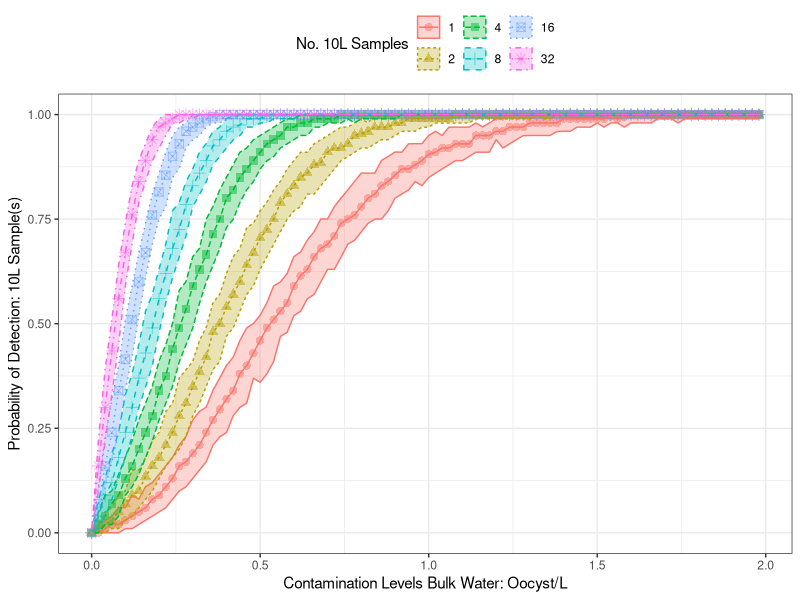
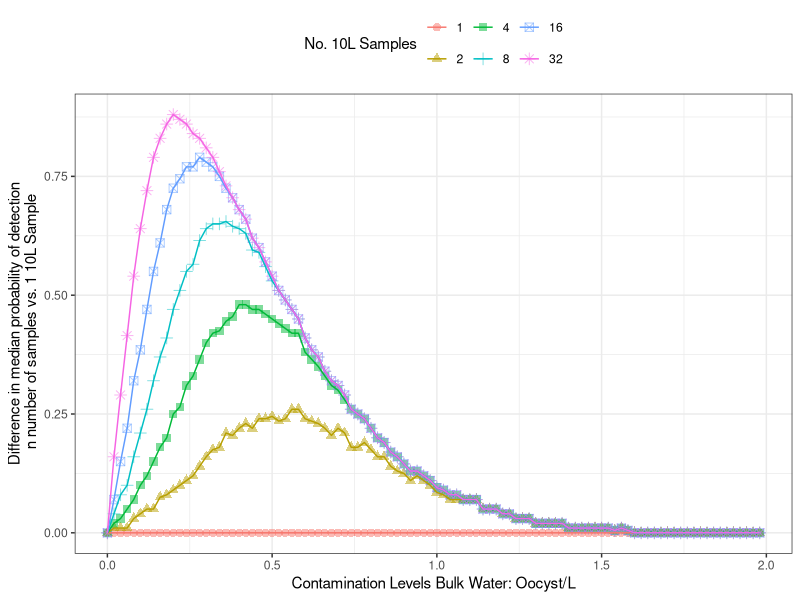
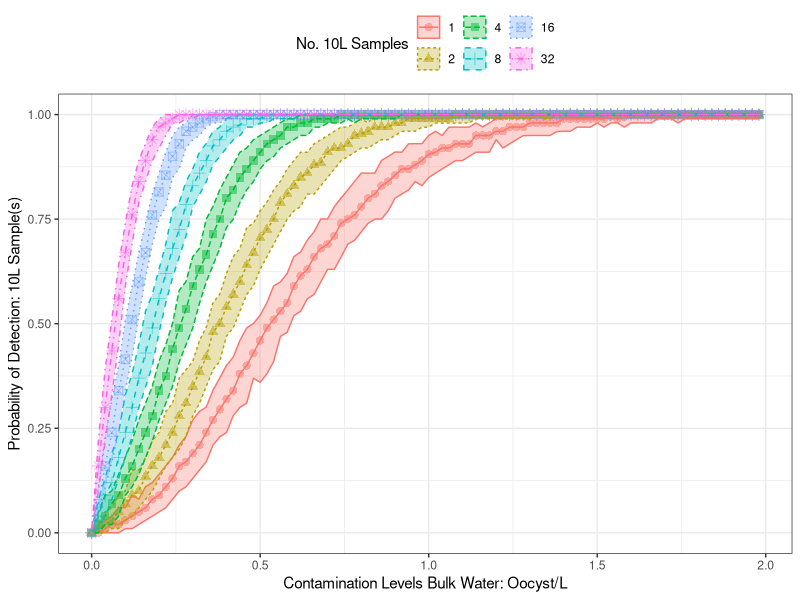
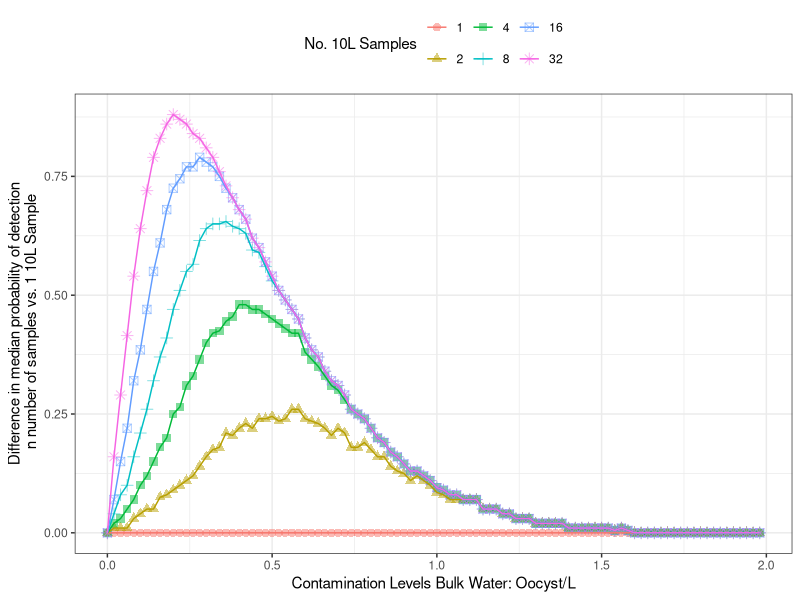

Recreate these plots in R, in order. (Note: this script raises an error after producing the figures.)
## ---- chunk 1
library(tidyverse)
library(reshape2)
## ---- chunk 2
Unc_Conts<-read_csv("Data_Cilantro_Outputs/Water_Testing_Analysis_R3.csv")
## ---- chunk 3
Unc_Conts<-Unc_Conts %>% 
  select(-...1) %>% 
  mutate(N10Lsamples= as.factor(N10Lsamples)) %>% 
  group_by(N10Lsamples, Conts) %>% 
  summarise(median = median(PDetect), q05 = quantile(PDetect, 0.05), q95 = quantile(PDetect, 0.95)) 
## ---- chunk 4
Unc_Conts %>% 
  filter(Conts <2) %>% 
  ggplot(aes(x = Conts, y = median, shape =N10Lsamples, linetype =N10Lsamples, color =N10Lsamples,ymin=q05, ymax=q95, fill = N10Lsamples))+
  geom_point(alpha = 0.5,size = 2.5)+
  geom_line()+
  geom_ribbon(alpha= 0.3)+
  labs(x = "Contamination Levels Bulk Water: Oocyst/L", y = "Probability of Detection: 10L Sample(s)", fill = "No. 10L Samples", color= "No. 10L Samples", shape = "No. 10L Samples", linetype ="No. 10L Samples" )+
  theme_bw()+
  theme(legend.position="top")


ggsave("Contamination vs Method-R3.jpeg", width = 15, height = 10, units = "cm", dpi = 600)
## ---- chunk 5
Conts_WT = Unc_Conts[1:150,2]


WT_1<-Unc_Conts %>% 
  filter(N10Lsamples==1)

WT_2<-Unc_Conts %>% 
  filter(N10Lsamples==2)

WT_4<-Unc_Conts %>% 
  filter(N10Lsamples==4)

WT_8<-Unc_Conts %>% 
  filter(N10Lsamples==8)

WT_16<-Unc_Conts %>% 
  filter(N10Lsamples==16)

WT_32<-Unc_Conts %>% 
  filter(N10Lsamples==32)

Conts_WT$`1`<-WT_1$median-WT_1$median
Conts_WT$`2`<-WT_2$median-WT_1$median
Conts_WT$`4`<-WT_4$median-WT_1$median
Conts_WT$`8`<-WT_8$median-WT_1$median
Conts_WT$`16`<-WT_16$median-WT_1$median
Conts_WT$`32`<-WT_32$median-WT_1$median

Conts_WT %>% 
  melt(id = "Conts") %>% 
  filter(Conts<2) %>% 
  ggplot(aes(x = Conts, y = value, color = variable,shape =variable, fill = variable))+
  geom_point(size= 2.5, alpha = 0.5)+
  geom_line()+
  theme_bw()+
  labs(x = "Contamination Levels Bulk Water: Oocyst/L", y = "Difference in median probability of detection\n n number of samples vs. 1 10L Sample", color = "No. 10L Samples", shape = "No. 10L Samples", fill = "No. 10L Samples")+
  theme(legend.position="top")

ggsave("Contamination vs Method Differences Water-R3.jpeg", width = 15, height = 10, units = "cm", dpi = 600)


## ---- chunk 6
library(pracma)
AUC2 = trapz(Conts_WT$Conts, y = Conts_WT$`2`)
AUC4 = trapz(Conts_WT$Conts, y = Conts_WT$`4`)
AUC8 = trapz(Conts_WT$Conts, y = Conts_WT$`8`)
AUC16 = trapz(Conts_WT$Conts, y = Conts_WT$`16`)
AUC32 = trapz(Conts_WT$Conts, y = Conts_WT$`32`)

AUC2/1
AUC4/AUC2
AUC8/AUC4
AUC16/AUC8
AUC32/AUC16




AUC32-AUC16
AUC16-AUC8
AUC8-AUC4
AUC4-AUC2
AUC2

## ---- chunk 7
Unc_Conts<-read_csv("Data_Cilantro_Outputs/Product_Testing_Analysis_R3.csv")
Unc_Conts$Conts<- log10(Unc_Conts$Conts)
## ---- chunk 8
#LOG
Unc_Conts<-Unc_Conts %>%
  mutate(log_CFU_g_conts = log10(10^Conts/(454*22000))) %>% 
  select(-...1) %>% 
  mutate(N25gsamples= as.factor(N25gsamples)) %>% 
  group_by(N25gsamples, log_CFU_g_conts) %>% 
  summarise(median = median(PDetect), q05 = quantile(PDetect, 0.05), q95 = quantile(PDetect, 0.95)) 

#NON LOG
Unc_Conts<-Unc_Conts %>%
  mutate(Conts = Conts/(454*22000)) %>% 
  select(-...1) %>% 
  mutate(N25gsamples= as.factor(N25gsamples)) %>% 
  group_by(N25gsamples, Conts) %>% 
  summarise(median = median(PDetect), q05 = quantile(PDetect, 0.05), q95 = quantile(PDetect, 0.95)) 


#non log
Unc_Conts %>% 
  filter(Conts< 1.5) %>% 
  ggplot(aes(x = Conts, y = median, color =N25gsamples, shape =N25gsamples, linetype =N25gsamples, ymin=q05, ymax=q95, fill = N25gsamples))+
  geom_point(alpha = 0.5, size = 2.5)+
  geom_line()+
  geom_ribbon(alpha= 0.3)+
  theme_bw()+
  theme(legend.position="top")+
  labs(x = "Contamination Levels in Field:oocysts/g ", y = "Probability of Detection: 25g sample(s)", fill = "No. 25 g Samples", color= "No. 25 g Samples", linetype = "No. 25 g Samples", shape = "No. 25 g Samples")




#log
Unc_Conts %>% 
  ggplot(aes(x = log_CFU_g_conts, y = median, color =N25gsamples, shape =N25gsamples, linetype =N25gsamples, ymin=q05, ymax=q95, fill = N25gsamples))+
  geom_point(alpha = 0.5, size = 2.5)+
  geom_line()+
  geom_ribbon(alpha= 0.3)+
  theme_bw()+
  theme(legend.position="top")+
  labs(x = "Contamination Levels in Field: log (Oocysts/g) ", y = "Probability of Detection: 25g sample(s)", fill = "No. 25 g Samples", color= "No. 25 g Samples", linetype = "No. 25 g Samples", shape = "No. 25 g Samples")


ggsave("Contamination vs Field Contam-R3.jpeg", width = 15, height = 10, units = "cm", dpi = 600)

## ---- chunk 9


Conts_PD = Unc_Conts[1:76,2]
as.data.frame(Conts_PD)

PD_1<-Unc_Conts %>% 
  filter(N25gsamples==1)

PD_2<-Unc_Conts %>% 
  filter(N25gsamples==2)

PD_4<-Unc_Conts %>% 
  filter(N25gsamples==4)

PD_8<-Unc_Conts %>% 
  filter(N25gsamples==8)

PD_16<-Unc_Conts %>% 
  filter(N25gsamples==16)

PD_32<-Unc_Conts %>% 
  filter(N25gsamples==32)

Conts_PD$`1`<-PD_1$median-PD_1$median
Conts_PD$`2`<-PD_2$median-PD_1$median
Conts_PD$`4`<-PD_4$median-PD_1$median
Conts_PD$`8`<-PD_8$median-PD_1$median
Conts_PD$`16`<-PD_16$median-PD_1$median
Conts_PD$`32`<-PD_32$median-PD_1$median



#non log
Conts_PD %>% 
  melt(id = "Conts") %>% 
  filter(Conts<1.5) %>% 
  ggplot(aes(x = Conts, y = value, color = variable,shape =variable, fill = variable))+
  geom_point(size= 2.5, alpha= 0.5)+
  geom_line()+
  theme_bw()+
  theme(legend.position="top")+
  labs(x = "Contamination Levels in Field:(Oocysts/g)", y = "Difference in median probability of detection\n n number of samples vs. 1 25g Sample", color = "No. 25g Samples", shape = "No. 25g Samples", fill = "No. 25g Samples")

Conts_PD %>% 
  melt(id = "log_CFU_g_conts") %>% 
  #filter(log_CFU_g_conts<2) %>% 
  ggplot(aes(x = log_CFU_g_conts, y = value, color = variable,shape =variable, fill = variable))+
  geom_point(size= 2.5)+
  geom_line()+
  theme_bw()+
  theme(legend.position="top")+
  labs(x = "Contamination Levels in Field: log (Oocysts/g)", y = "Difference in median probability of detection\n n number of samples vs. 1 25g Sample", color = "No. 25g Samples", shape = "No. 25g Samples", fill = "No. 25g Samples")

ggsave("Contamination vs Method Differences Contam-R2.jpeg", width = 15, height = 10, units = "cm", dpi = 600)
## ---- chunk 10
meds<-read_csv("Data_Cilantro_Outputs/Product_Testing_Meds.csv")

meds %>% 
  ggplot(aes(x= Conts/(22000*454), y = PDetect))+
  geom_point()+
  labs(y = "median p detect", x= "Contamination CFU/g")
## ---- chunk 11
meds_w<-read_csv("Data_Cilantro_Outputs/Water_Testing_Meds.csv")

meds_w %>% 
  ggplot(aes(x= Conts, y = PDetect))+
  geom_point()+
  labs(y = "median p detect", x= "Contamination oocyst/L")
## ---- chunk 12
#AUC
#Areas under the curve
integrate(approxfun(Conts_PD$log_CFU_g_conts, y = Conts_PD$`2`),-3.9994785337, 0.4005214663)

library(pracma)
AUC2 = trapz(Conts_PD$log_CFU_g_conts, y = Conts_PD$`2`)
AUC4 = trapz(Conts_PD$log_CFU_g_conts, y = Conts_PD$`4`)
AUC8 = trapz(Conts_PD$log_CFU_g_conts, y = Conts_PD$`8`)
AUC16 = trapz(Conts_PD$log_CFU_g_conts, y = Conts_PD$`16`)
AUC32 = trapz(Conts_PD$log_CFU_g_conts, y = Conts_PD$`32`)

AUC2/AUC4
AUC4/AUC8 
AUC8/AUC16
AUC16/AUC32

AUC32-AUC16
AUC16-AUC8
AUC8-AUC4
AUC4-AUC2

seq(0,1.5, 0.01)*22000*454


## ---- chunk 13
Unc_Conts %>% 
  filter(Conts<5.0e+06) %>% 
  ggplot(aes(x = Conts, y = median, color =N25gsamples,ymin=q05, ymax=q95, fill = N25gsamples))+
  geom_point(alpha = 0.5)+
  geom_line()+
  geom_ribbon(alpha= 0.3)+
  labs(x = "Contamiantion levels total Oocysts in Field", y = "Probability of Detection", fill = "No. 25g Samples", color= "No. 25g Samples")
## ---- chunk 14
#product Testing
PT_Qpcr_Results<-read_csv("Data_Cilantro_Outputs/qPCR_Fit_Product_Testing.csv")
PT_Qpcr_Probs<-read_csv("Data_Cilantro_Outputs/qPCR_Fit_Product_Testing_Probs.csv")

ggplot()+
  geom_hline(aes(yintercept = .29),color = "orange")+
  geom_hline(aes(yintercept = .82),color = "red")+  
  geom_vline(aes(xintercept = 5),color = "orange")+
  geom_vline(aes(xintercept = 10),color = "red")+
  geom_line(aes(x = Cont, y = `Prob Detect`), data = PT_Qpcr_Probs)+
  geom_point(aes(x = Cont, y = Results), data = PT_Qpcr_Results,position = position_jitter(height = 0.01, width = 1),shape= 21, fill = "skyblue")+
  labs(x= "Oocyst/ 25 g Sample", y = "Predicted Probability of Detection", title = "Logistic Fit: Product Testing")+
  theme_bw()

  ggsave(filename="Product Testing Fit.png",width = 15, height = 10, units = "cm", dpi = 600)
  
  
#Water Testing
WT_Qpcr_Results<-read_csv("Data_Cilantro_Outputs/qPCR_Fit_Water_Testing.csv")
WT_Qpcr_Probs<-read_csv("Data_Cilantro_Outputs/qPCR_Fit_Water_Testing_Probs.csv")

ggplot()+
  #geom_hline(aes(yintercept = .29),color = "orange")+
  geom_hline(aes(yintercept = .66),color = "red")+  
  #geom_vline(aes(xintercept = 5),color = "orange")+
  geom_vline(aes(xintercept = 6),color = "red")+
  geom_line(aes(x = Cont, y = `Prob Detect`), data = PT_Qpcr_Probs)+
  geom_point(aes(x = Cont, y = Results), data = PT_Qpcr_Results,position = position_jitter(height = 0.01, width = 1),shape= 21, fill = "skyblue")+
  labs(x= "Oocyst/ 10L Sample", y = "Predicted Probability of Detection", title = "Logistic Fit: Agricultural Water Testing")+
  theme_bw()

  ggsave(filename="Water Testing Fit.png",width = 15, height = 10, units = "cm", dpi = 600)
  

